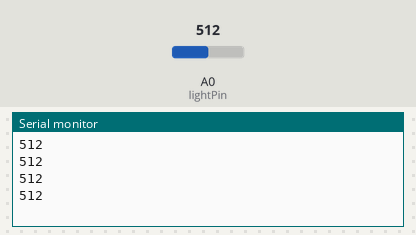
The sketch below on a simulated Arduino Uno, built with avr-gcc and run on an emulated ATmega328P. On the bench: the last lines printed to the serial monitor. The inputs (shaded band) are chosen by the test bench; at power-on: A0 (lightPin) = 512.

Above: at 1.2 s.
1.3 s: A0 (lightPin) set to 716
At 1.71 s:
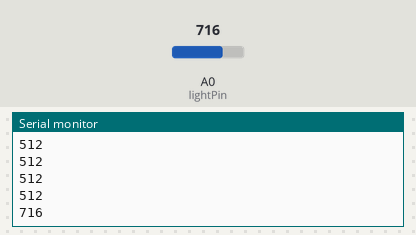
2.8 s: A0 (lightPin) set to 900
At 2.91 s:
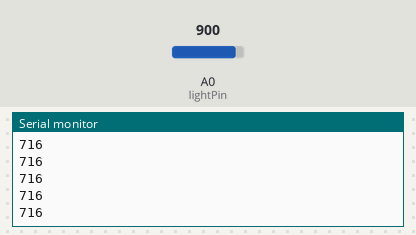
Timing chart, 0 to 5.8 s (numbered marks = the images above; inputs shaded):
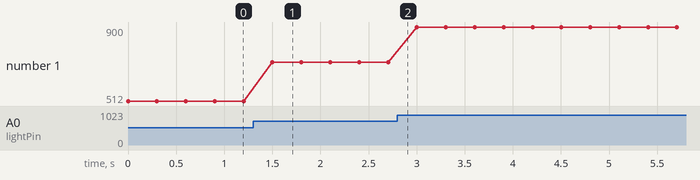

Measured:
- after the input at 1.3 s, the serial monitor: prints a new line after 0.20 s (image 1)
- plotted number 1: 512 → 716 after the input at 1.3 s, 716 → 900 after the input at 2.8 s

The sketch:

serial_monitor.ino
```cpp
/*
This is the basic sketch for learning how to read sensor values
through the serial port of the arduino.
*/

// set the variable for the light sensor pin
int lightPin = A0;

// the setup routine runs once when you press reset:
void setup() {

  // initialize serial communication at 9600 bits per second:
  Serial.begin(9600);
}

// the loop routine runs over and over again forever:
void loop() {

  // print out the value read from the A0 pin--the light sensor:
  Serial.println(analogRead(lightPin));

  // delay the loop
  delay(300);
}
```
